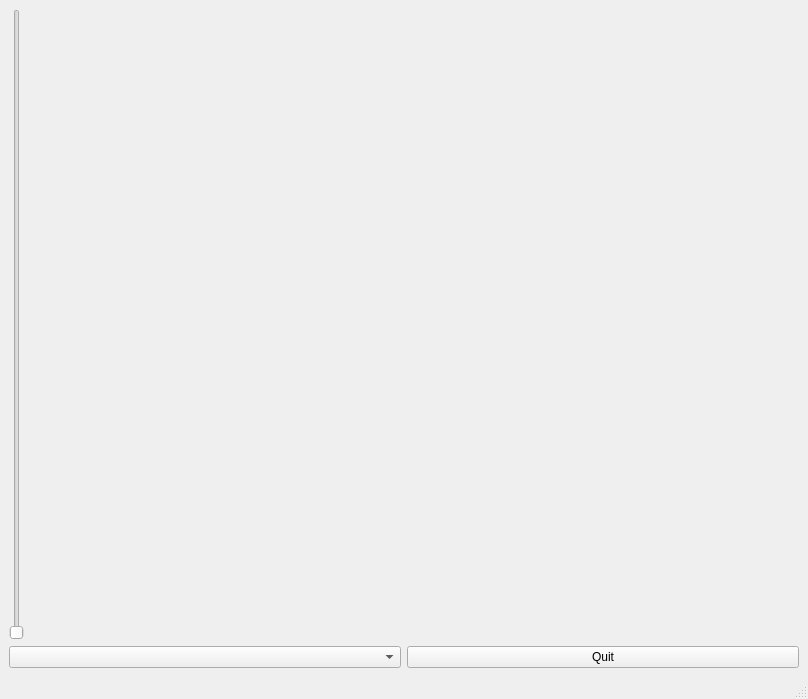
<?xml version="1.0" encoding="UTF-8"?>
<ui version="4.0">
 <class>MainWindow</class>
 <widget class="QMainWindow" name="MainWindow">
  <property name="geometry">
   <rect>
    <x>0</x>
    <y>0</y>
    <width>808</width>
    <height>699</height>
   </rect>
  </property>
  <property name="windowTitle">
   <string>MainWindow</string>
  </property>
  <widget class="QWidget" name="centralwidget">
   <layout class="QVBoxLayout" name="verticalLayout">
    <item>
     <layout class="QHBoxLayout" name="horizontalLayout">
      <item>
       <widget class="QSlider" name="verticalSlider">
        <property name="orientation">
         <enum>Qt::Vertical</enum>
        </property>
       </widget>
      </item>
      <item>
       <widget class="SliceViewWidget" name="widget" native="true"/>
      </item>
     </layout>
    </item>
    <item>
     <layout class="QHBoxLayout" name="horizontalLayout_2">
      <item>
       <widget class="QComboBox" name="comboBox"/>
      </item>
      <item>
       <widget class="QPushButton" name="pushButton">
        <property name="text">
         <string>Quit</string>
        </property>
       </widget>
      </item>
     </layout>
    </item>
   </layout>
  </widget>
  <widget class="QMenuBar" name="menubar">
   <property name="geometry">
    <rect>
     <x>0</x>
     <y>0</y>
     <width>808</width>
     <height>25</height>
    </rect>
   </property>
  </widget>
  <widget class="QStatusBar" name="statusbar"/>
 </widget>
 <customwidgets>
  <customwidget>
   <class>SliceViewWidget</class>
   <extends>QWidget</extends>
   <header>slice_view_widget.h</header>
   <container>1</container>
  </customwidget>
 </customwidgets>
 <resources/>
 <connections/>
</ui>
